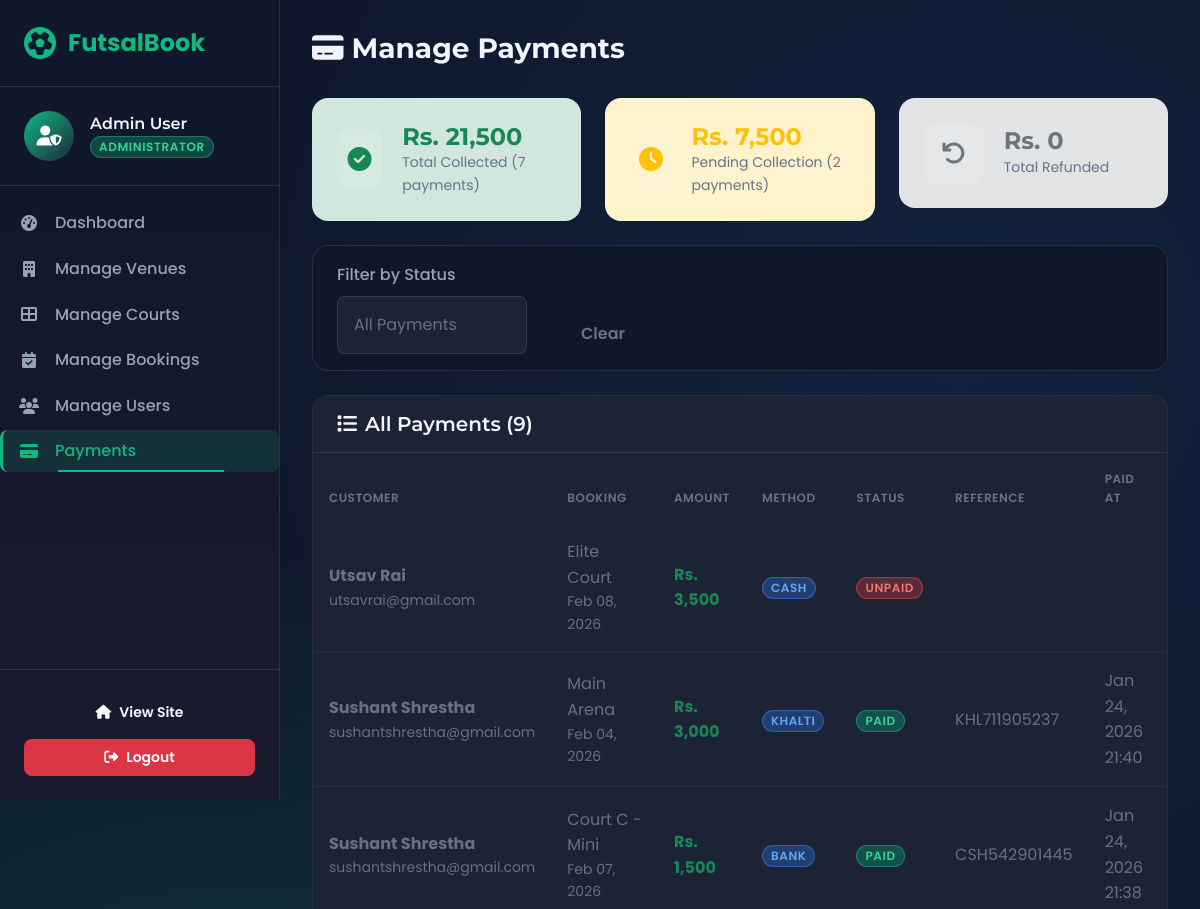
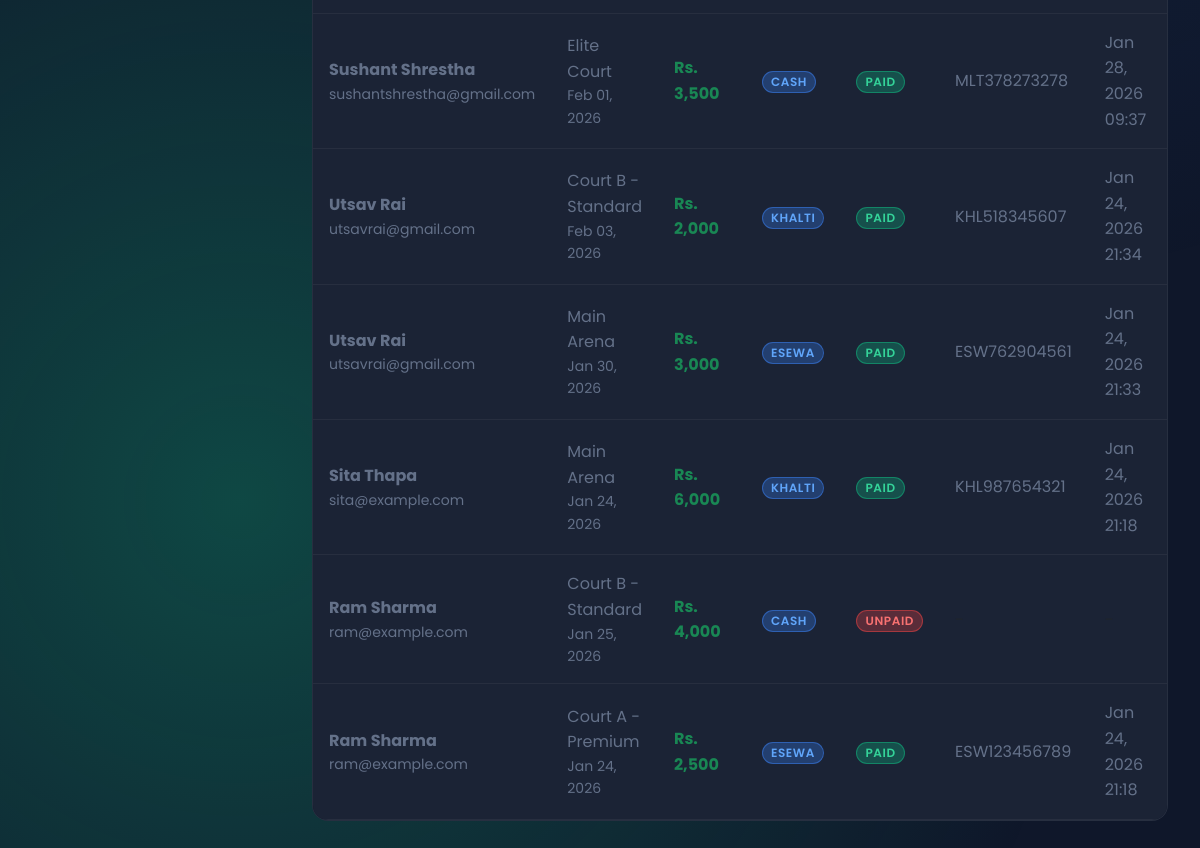
Screenshot of /admin/manage-payments.php (signed in) with the database file from the repository (2 pictures, top to bottom).
### tables this page shows
CREATE TABLE `payments` (
  `payment_id` int(11) NOT NULL,
  `booking_id` int(11) NOT NULL,
  `amount` decimal(10,2) NOT NULL,
  `method` enum('cash','esewa','khalti','bank') NOT NULL,
  `payment_status` enum('unpaid','paid','refunded') DEFAULT 'unpaid',
  `paid_at` datetime DEFAULT NULL,
  `transaction_ref` varchar(100) DEFAULT NULL,
  `created_at` timestamp NOT NULL DEFAULT current_timestamp(),
  `updated_at` timestamp NOT NULL DEFAULT current_timestamp() ON UPDATE current_timestamp()
);

CREATE TABLE `users` (
  `user_id` int(11) NOT NULL,
  `first_name` varchar(50) NOT NULL,
  `last_name` varchar(50) NOT NULL,
  `email` varchar(100) NOT NULL,
  `password_hash` varchar(255) NOT NULL,
  `contact_number` varchar(20) DEFAULT NULL,
  `role` enum('admin','player') DEFAULT 'player',
  `created_at` timestamp NOT NULL DEFAULT current_timestamp(),
  `updated_at` timestamp NOT NULL DEFAULT current_timestamp() ON UPDATE current_timestamp()
);

CREATE TABLE `courts` (
  `court_id` int(11) NOT NULL,
  `futsal_id` int(11) NOT NULL,
  `court_name` varchar(100) NOT NULL,
  `surface_type` varchar(50) NOT NULL,
  `price_per_hour` decimal(10,2) NOT NULL,
  `status` enum('active','maintenance') DEFAULT 'active',
  `created_at` timestamp NOT NULL DEFAULT current_timestamp(),
  `updated_at` timestamp NOT NULL DEFAULT current_timestamp() ON UPDATE current_timestamp()
);

CREATE TABLE `bookings` (
  `booking_id` int(11) NOT NULL,
  `user_id` int(11) NOT NULL,
  `court_id` int(11) NOT NULL,
  `booking_date` date NOT NULL,
  `start_time` time NOT NULL,
  `end_time` time NOT NULL,
  `total_price` decimal(10,2) NOT NULL,
  `booking_status` enum('pending','confirmed','cancelled','completed') DEFAULT 'pending',
  `created_at` timestamp NOT NULL DEFAULT current_timestamp(),
  `updated_at` timestamp NOT NULL DEFAULT current_timestamp() ON UPDATE current_timestamp()
);

### includes/functions.php (called while the page is built, shortened)
<?php
function formatDate($date) {
    return date('M d, Y', strtotime($date));
}
?>

### admin/manage-payments.php (the view, shortened to what this page needs)
<?php
require_once '../config/database.php';
require_once '../includes/functions.php';
$sql = "
    SELECT p.*, b.booking_date, b.start_time, b.end_time, b.booking_status,
           u.first_name, u.last_name, u.email,
           c.court_name, f.futsal_name
    FROM payments p
    JOIN bookings b ON p.booking_id = b.booking_id
    JOIN users u ON b.user_id = u.user_id
    JOIN courts c ON b.court_id = c.court_id
    JOIN futsals f ON c.futsal_id = f.futsal_id
    WHERE 1=1
";
$params = [];
$sql .= " ORDER BY p.payment_id DESC";
$stmt = $pdo->prepare($sql);
$stmt->execute($params);
$payments = $stmt->fetchAll();
$summary = $pdo->query("
    SELECT
        SUM(CASE WHEN payment_status = 'paid' THEN amount ELSE 0 END) as total_paid,
        SUM(CASE WHEN payment_status = 'unpaid' THEN amount ELSE 0 END) as total_unpaid,
        SUM(CASE WHEN payment_status = 'refunded' THEN amount ELSE 0 END) as total_refunded,
        COUNT(CASE WHEN payment_status = 'paid' THEN 1 END) as paid_count,
        COUNT(CASE WHEN payment_status = 'unpaid' THEN 1 END) as unpaid_count
    FROM payments
")->fetch();
?>
<!DOCTYPE html>
<html lang="en">
<head>
    <?php include '../includes/header.php'; ?>
    <link rel="stylesheet" href="../assets/css/manage-payments.css">
</head>
<body>
    <?php include 'sidebar.php'; ?>
    <main class="admin-main">
        <div class="admin-header">
            <h1><i class="fas fa-credit-card me-2"></i>Manage Payments</h1>
        </div>
        <div class="row g-4 mb-4">
            <div class="col-md-4">
                <div class="summary-card bg-success-subtle">
                    <div class="summary-icon">
                        <i class="fas fa-check-circle text-success"></i>
                    </div>
                    <div class="summary-content">
                        <h3 class="text-success">Rs. <?php echo number_format($summary['total_paid'] ?? 0); ?></h3>
                        <p>Total Collected (<?php echo $summary['paid_count'] ?? 0; ?> payments)</p>
                    </div>
                </div>
            </div>
            <div class="col-md-4">
                <div class="summary-card bg-warning-subtle">
                    <div class="summary-icon">
                        <i class="fas fa-clock text-warning"></i>
                    </div>
                    <div class="summary-content">
                        <h3 class="text-warning">Rs. <?php echo number_format($summary['total_unpaid'] ?? 0); ?></h3>
                        <p>Pending Collection (<?php echo $summary['unpaid_count'] ?? 0; ?> payments)</p>
                    </div>
                </div>
            </div>
            <div class="col-md-4">
                <div class="summary-card bg-secondary-subtle">
                    <div class="summary-icon">
                        <i class="fas fa-undo text-secondary"></i>
                    </div>
                    <div class="summary-content">
                        <h3 class="text-secondary">Rs. <?php echo number_format($summary['total_refunded'] ?? 0); ?></h3>
                        <p>Total Refunded</p>
                    </div>
                </div>
            </div>
        </div>
        <div class="admin-card mb-4">
            <div class="card-body py-3">
                <form method="GET" class="row g-3 align-items-end">
                    <div class="col-md-3">
                        <label class="form-label">Filter by Status</label>
                        <select class="form-select" name="status" onchange="this.form.submit()">
                            <option value="">All Payments</option>
                        </select>
                    </div>
                    <div class="col-md-2">
                        <a href="manage-payments.php" class="btn btn-outline-secondary w-100">Clear</a>
                    </div>
                </form>
            </div>
        </div>
        <div class="admin-card">
            <div class="card-header">
                <h5><i class="fas fa-list me-2"></i>All Payments (<?php echo count($payments); ?>)</h5>
            </div>
            <div class="table-responsive">
                <table class="table admin-table">
                    <thead>
                        <tr>
                            <th>Customer</th>
                            <th>Booking</th>
                            <th>Amount</th>
                            <th>Method</th>
                            <th>Status</th>
                            <th>Reference</th>
                            <th>Paid At</th>
                            <th>Actions</th>
                        </tr>
                    </thead>
                    <tbody>
                        <?php if (empty($payments)): ?>
                        <tr>
                            <td colspan="8" class="text-center py-4 text-muted">No payments found</td>
                        </tr>
                        <?php else: ?>
                        <?php foreach ($payments as $payment): ?>
                        <tr>
                            <td>
                                <strong style="color: #647189;"><?php echo htmlspecialchars($payment['first_name'] . ' ' . $payment['last_name']); ?></strong>
                                <small style="color: #647189;" class="d-block"><?php echo htmlspecialchars($payment['email']); ?></small>
                            </td>
                            <td style="color: #647189;">
                                <?php echo htmlspecialchars($payment['court_name']); ?>
                                <small style="color: #647189;" class="d-block"><?php echo formatDate($payment['booking_date']); ?></small>
                            </td>
                            <td class="fw-bold text-success">Rs. <?php echo number_format($payment['amount']); ?></td>
                            <td>
                                <?php if ($payment['method']): ?>
                                <span class="badge bg-info"><?php echo ucfirst($payment['method']); ?></span>
                                <?php else: ?>
                                <span class="text-muted">-</span>
                                <?php endif; ?>
                            </td>
                            <td>
                                <?php
                                $statusClass = [
                                    'unpaid' => 'danger',
                                    'paid' => 'success',
                                    'refunded' => 'secondary'
                                ];
                                ?>
                                <span class="badge bg-<?php echo $statusClass[$payment['payment_status']]; ?>">
                                    <?php echo ucfirst($payment['payment_status']); ?>
                                </span>
                            </td>
                            <td style="color: #647189;">
                                <?php echo $payment['transaction_ref'] ?: '<span class="text-muted">-</span>'; ?>
                            </td>
                            <td style="color: #647189;">
                                <?php if ($payment['paid_at']): ?>
                                <?php echo date('M j, Y H:i', strtotime($payment['paid_at'])); ?>
                                <?php else: ?>
                                <span class="text-muted">-</span>
                                <?php endif; ?>
                            </td>
                            <td>
                            </td>
                        </tr>
                        <?php endforeach; ?>
                        <?php endif; ?>
                    </tbody>
                </table>
            </div>
        </div>
    </main>
</body>
</html>

### assets/css/style.css (style rules this page uses)
:root { --primary: #10b981; --primary-dark: #059669; --primary-light: #34d399; --primary-glow: rgba(16, 185, 129, 0.3); --secondary: #1e293b; --secondary-light: #334155; --accent: #f59e0b; --accent-light: #fbbf24; --bg-dark: #0f172a; --bg-card: #1e293b; --bg-card-hover: #273549; --bg-gradient: linear-gradient(135deg, #0f172a 0%, #1e293b 100%); --text-primary: #f1f5f9; --text-secondary: #94a3b8; --text-muted: #64748b; --success: #10b981; --warning: #f59e0b; --danger: #ef4444; --info: #3b82f6; --space-xs: 0.25rem; --space-sm: 0.5rem; --space-md: 1rem; --space-lg: 1.5rem; --space-xl: 2rem; --space-2xl: 3rem; --radius-sm: 0.375rem; --radius-md: 0.5rem; --radius-lg: 0.75rem; --radius-xl: 1rem; --radius-full: 9999px; --shadow-sm: 0 1px 2px rgba(0, 0, 0, 0.3); --shadow-md: 0 4px 6px rgba(0, 0, 0, 0.3); --shadow-lg: 0 10px 25px rgba(0, 0, 0, 0.4); --shadow-glow: 0 0 30px var(--primary-glow); --transition-fast: 0.15s ease; --transition-normal: 0.3s ease; --transition-slow: 0.5s ease; }
* { margin: 0; padding: 0; box-sizing: border-box; }
html { scroll-behavior: smooth; }
body { font-family: 'Poppins', -apple-system, BlinkMacSystemFont, 'Segoe UI', sans-serif; background: var(--bg-dark); color: var(--text-primary); line-height: 1.6; min-height: 100vh; overflow-x: hidden; }
body::before { content: ''; position: fixed; top: 0; left: 0; width: 100%; height: 100%; background: radial-gradient(circle at 20% 80%, var(--primary-glow) 0%, transparent 50%), radial-gradient(circle at 80% 20%, rgba(59, 130, 246, 0.1) 0%, transparent 50%); pointer-events: none; z-index: -1; }
h1, h2, h3, h4, h5, h6 { font-family: 'Montserrat', sans-serif; font-weight: 700; line-height: 1.2; color: var(--text-primary); }
a { color: var(--primary); text-decoration: none; transition: var(--transition-fast); }
.btn { font-weight: 600; padding: var(--space-sm) var(--space-lg); border-radius: var(--radius-md); transition: var(--transition-normal); border: none; position: relative; overflow: hidden; }
.btn::before { content: ''; position: absolute; top: 0; left: -100%; width: 100%; height: 100%; background: linear-gradient(90deg, transparent, rgba(255, 255, 255, 0.2), transparent); transition: var(--transition-slow); }
.card-header { background: rgba(255, 255, 255, 0.02); border-bottom: 1px solid rgba(255, 255, 255, 0.05); padding: var(--space-lg); }
.card-body { padding: var(--space-lg); }
.form-control, .form-select { background: var(--bg-card); border: 1px solid rgba(255, 255, 255, 0.1); color: var(--text-primary); padding: var(--space-md); border-radius: var(--radius-md); transition: var(--transition-fast); }
.form-label { color: var(--text-secondary); font-weight: 500; margin-bottom: var(--space-sm); }
.form-select { background-color: #1b2335 !important; color: #647189 !important; }
.form-select option { background-color: #1b2335 !important; color: #647189 !important; }
.form-select option:hover, .form-select option:focus, .form-select option:checked { background-color: #273549 !important; color: #f1f5f9 !important; }
.table { color: var(--text-primary); }
.table thead th { background: rgba(255, 255, 255, 0.02); border-bottom: 1px solid rgba(255, 255, 255, 0.1); color: var(--text-secondary); font-weight: 600; text-transform: uppercase; font-size: 0.8rem; letter-spacing: 0.05em; padding: var(--space-md); }
.table tbody tr { border-bottom: 1px solid rgba(255, 255, 255, 0.05); transition: var(--transition-fast); }
.table tbody td { padding: var(--space-md); vertical-align: middle; }
.badge { padding: var(--space-xs) var(--space-sm); font-weight: 600; border-radius: var(--radius-full); font-size: 0.75rem; text-transform: uppercase; letter-spacing: 0.05em; }
.badge.bg-success { background: rgba(16, 185, 129, 0.3) !important; color: #34d399 !important; border: 1px solid rgba(16, 185, 129, 0.5); }
.badge.bg-danger { background: rgba(239, 68, 68, 0.3) !important; color: #f87171 !important; border: 1px solid rgba(239, 68, 68, 0.5); }
.badge.bg-info { background: rgba(59, 130, 246, 0.3) !important; color: #60a5fa !important; border: 1px solid rgba(59, 130, 246, 0.5); }

### assets/css/sidebar.css (style rules this page uses)
.admin-main { margin-left: 280px; min-height: 100vh; padding: 2rem; background: var(--bg-darker); }
.admin-header { display: flex; justify-content: space-between; align-items: center; margin-bottom: 2rem; }
.admin-header h1 { font-size: 1.75rem; font-weight: 700; color: var(--text-light); margin: 0; }

### rows the page displays
payments: users.first_name+last_name "Utsav Rai", users.email "utsavrai@gmail.com", courts.court_name "Elite Court", booking.booking_date "Feb 08, 2026", amount "3,500", method "CASH", payment_status "UNPAID"
payments: users.first_name+last_name "Sushant Shrestha", users.email "sushantshrestha@gmail.com", courts.court_name "Main Arena", booking.booking_date "Feb 04, 2026", amount "3,000", method "KHALTI", payment_status "PAID", transaction_ref "KHL711905237", paid_at "Jan 24, 2026 21:40"
payments: users.first_name+last_name "Sushant Shrestha", users.email "sushantshrestha@gmail.com", courts.court_name "Court C - Mini", booking.booking_date "Feb 07, 2026", amount "1,500", method "BANK", payment_status "PAID", transaction_ref "CSH542901445", paid_at "Jan 24, 2026 21:38"
payments: users.first_name+last_name "Sushant Shrestha", users.email "sushantshrestha@gmail.com", courts.court_name "Elite Court", booking.booking_date "Feb 01, 2026", amount "3,500", method "CASH", payment_status "PAID", transaction_ref "MLT378273278", paid_at "Jan 28, 2026 09:37"
payments: users.first_name+last_name "Utsav Rai", users.email "utsavrai@gmail.com", courts.court_name "Court B - Standard", booking.booking_date "Feb 03, 2026", amount "2,000", method "KHALTI", payment_status "PAID", transaction_ref "KHL518345607", paid_at "Jan 24, 2026 21:34"
payments: users.first_name+last_name "Utsav Rai", users.email "utsavrai@gmail.com", courts.court_name "Main Arena", booking.booking_date "Jan 30, 2026", amount "3,000", method "ESEWA", payment_status "PAID", transaction_ref "ESW762904561", paid_at "Jan 24, 2026 21:33"
payments: users.first_name+last_name "Sita Thapa", users.email "sita@example.com", courts.court_name "Main Arena", booking.booking_date "Jan 24, 2026", amount "6,000", method "KHALTI", payment_status "PAID", transaction_ref "KHL987654321", paid_at "Jan 24, 2026 21:18"
payments: users.first_name+last_name "Ram Sharma", users.email "ram@example.com", courts.court_name "Court B - Standard", booking.booking_date "Jan 25, 2026", amount "4,000", method "CASH", payment_status "UNPAID"
payments: users.first_name+last_name "Ram Sharma", users.email "ram@example.com", courts.court_name "Court A - Premium", booking.booking_date "Jan 24, 2026", amount "2,500", method "ESEWA", payment_status "PAID", transaction_ref "ESW123456789", paid_at "Jan 24, 2026 21:18"

### other values shown
$_SESSION['first_name'] . ' ' . $_SESSION['last_name'] "Admin User"
$summary['total_paid'] "21,500"
$summary['paid_count'] "7"
$summary['total_unpaid'] "7,500"
$summary['unpaid_count'] "2"
$summary['total_refunded'] "0"
count($payments) "9"
